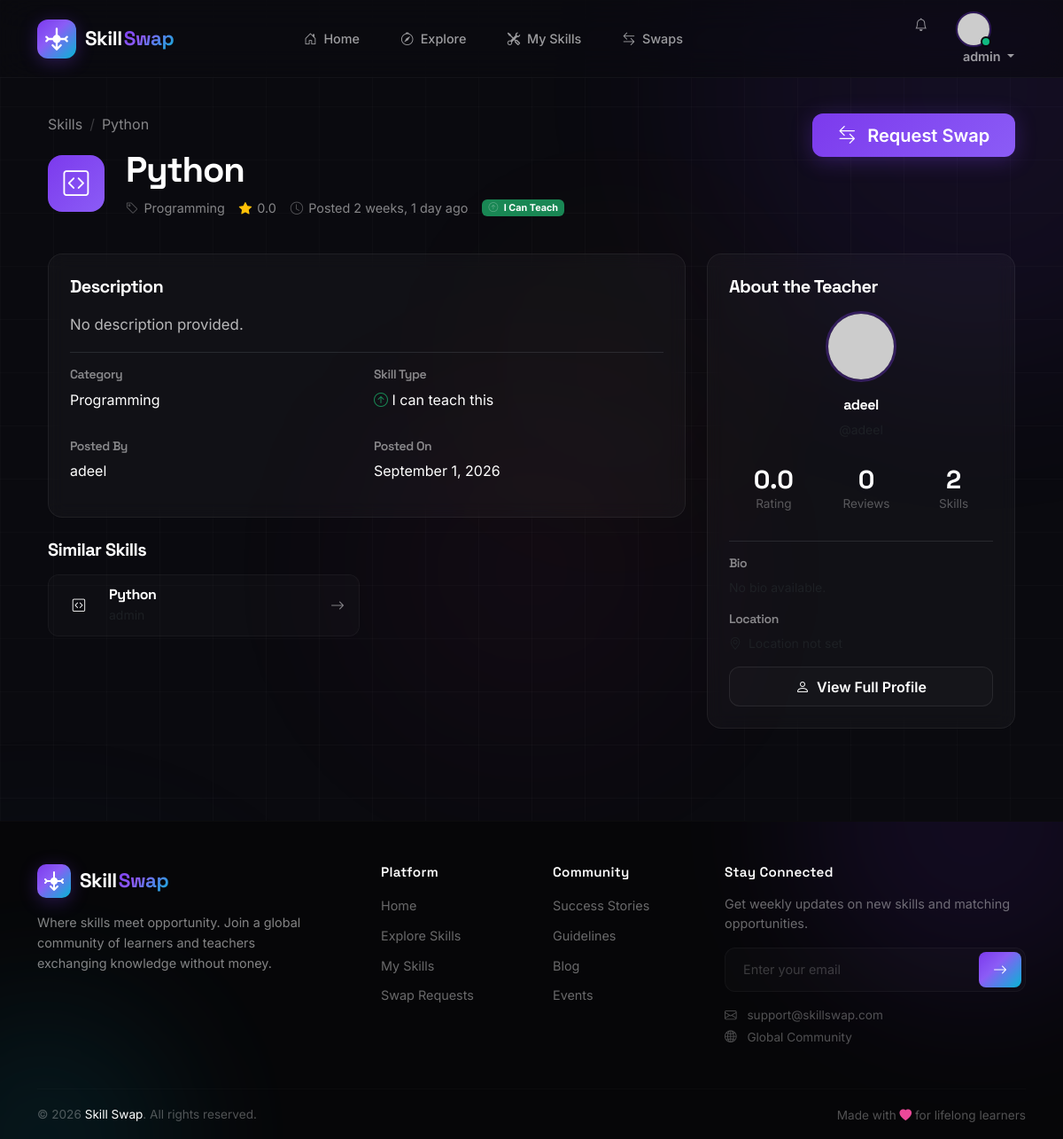
/2/ (signed in), run on an earlier commit of the app's database.
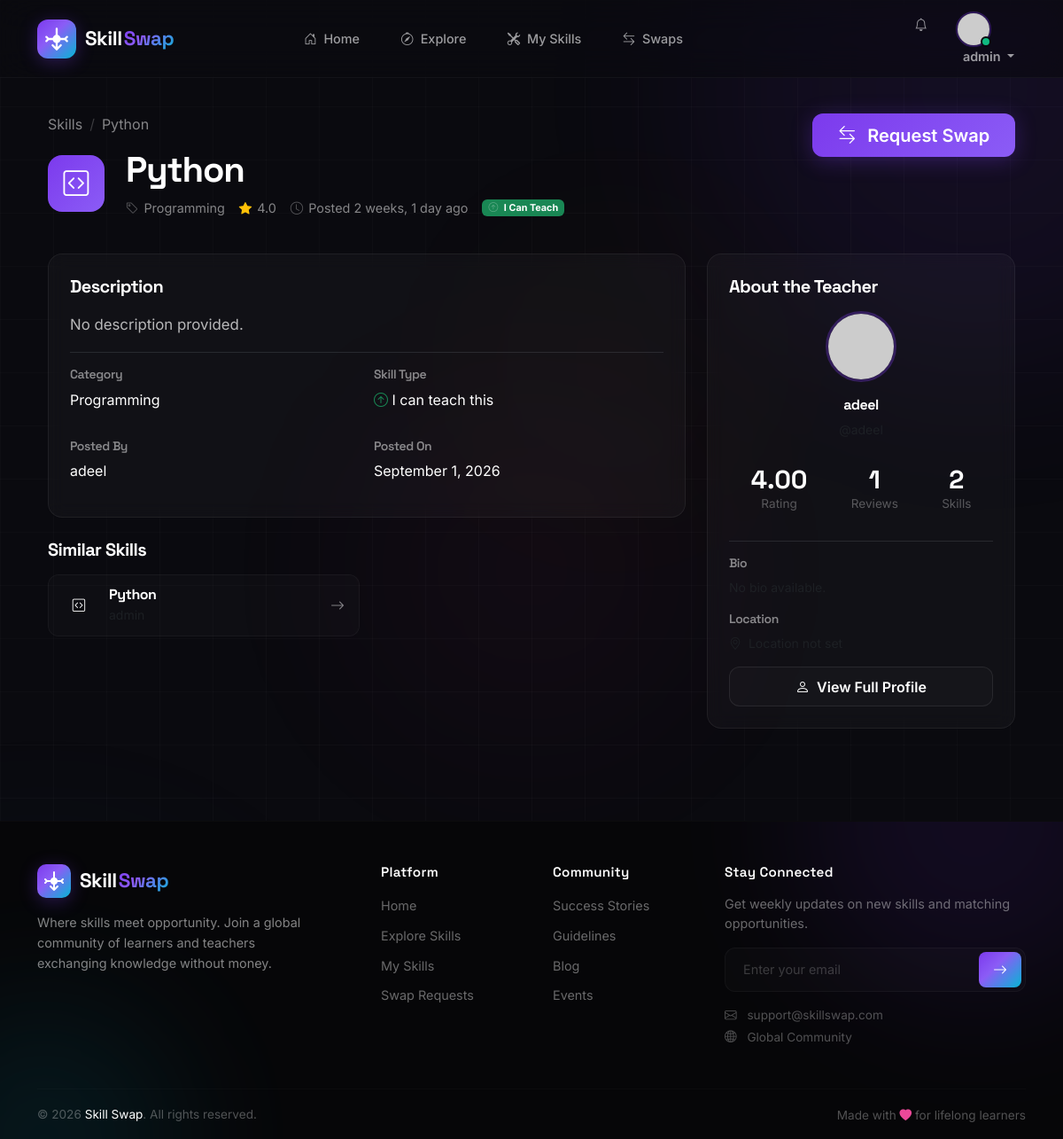
And on a later commit of the database.
### skills/models.py (models this page shows, shortened)
class Skill(models.Model):
    SKILL_TYPES = [
        ('offer', 'I can teach this'),
        ('want', 'I want to learn this'),
    ]
    CATEGORY_CHOICES = [
        ('programming', 'Programming'),
        ('design', 'Design'),
        ('music', 'Music'),
        ('arts', 'Arts'),
        ('language', 'Language'),
        ('business', 'Business'),
        ('fitness', 'Fitness'),
        ('other', 'Other'),
    ]
    user = models.ForeignKey(User, on_delete=models.CASCADE, related_name='skills')
    name = models.CharField(max_length=100)
    category = models.CharField(max_length=50, choices=CATEGORY_CHOICES)
    skill_type = models.CharField(max_length=10, choices=SKILL_TYPES)
    description = models.TextField(max_length=500, blank=True)
    icon = models.CharField(max_length=50, default='bi bi-tools')
    color = models.CharField(max_length=100, default='linear-gradient(135deg, #7c3aed, #8b5cf6)')
    created_at = models.DateTimeField(auto_now_add=True)
    updated_at = models.DateTimeField(auto_now=True)

### accounts/models.py (models this page shows, shortened)
class Profile(models.Model):
    user = models.OneToOneField(User, on_delete=models.CASCADE, related_name='profile')
    avatar = models.ImageField(upload_to='avatars/', null=True, blank=True)
    bio = models.TextField(max_length=500, null=True, blank=True)
    location = models.CharField(max_length=100, null=True, blank=True)
    rating = models.DecimalField(max_digits=3, decimal_places=2, default=0.00)  # Correct field name
    reviews_count = models.IntegerField(default=0)
    is_online = models.BooleanField(default=False)
    created_at = models.DateTimeField(auto_now_add=True)
    updated_at = models.DateTimeField(auto_now=True)

### skills/views.py (the view)
# urls.py: path('<int:pk>/', views.skill_detail, name='skill_detail'),
def skill_detail(request, pk):
    skill = get_object_or_404(Skill.objects.select_related('user', 'user__profile'), pk=pk)
    similar_skills = Skill.objects.filter(
        category=skill.category
    ).exclude(
        id=skill.id
    ).select_related('user')[:4]
    context = {
        'skill': skill,
        'similar_skills': similar_skills,
    }
    return render(request, 'skills/skill_detail.html', context)

### swap/context_processors.py (called while the page is built)
def notification_counts(request):
    if not request.user.is_authenticated:
        return {}
    from .models import Notification, SwapRequest, Message
    return {
        'unread_swap_requests': SwapRequest.objects.filter(recipient=request.user, status='pending').count(),
        'unread_notifications': Notification.objects.filter(user=request.user, is_read=False).count(),
        'unread_messages': Message.objects.filter(recipient=request.user, is_read=False).count(),
    }

### templates/skills/skill_detail.html (shortened to what the changed rows need)
{% extends 'base.html' %}
{% load static %}
{% block content %}
<section class="skill-detail-header py-4">
    <div class="container">
        <div class="row">
            <div class="col-lg-8">
                <nav aria-label="breadcrumb">
                    <ol class="breadcrumb">
                        <li class="breadcrumb-item"><a href="{% url 'skill_list' %}" class="text-decoration-none">Skills</a></li>
                        <li class="breadcrumb-item active text-white-50" aria-current="page">{{ skill.name }}</li>
                    </ol>
                </nav>
                <div class="skill-detail-title-wrapper">
                    <div>
                        <h1 class="skill-detail-title">{{ skill.name }}</h1>
                        <div class="skill-detail-meta d-flex flex-wrap gap-3 mt-2">
                            <span class="meta-item">
                                <i class="bi bi-tag"></i>
                                {{ skill.get_category_display|default:skill.category|title }}
                            </span>
                            <span class="meta-item">
                                <i class="bi bi-star-fill text-warning"></i>
                                {% with rating=skill.user.profile.rating|default:0 %}
                                {{ rating|floatformat:1 }}
                                {% endwith %}
                            </span>
                            <span class="meta-item">
                                <i class="bi bi-clock"></i>
                                Posted {{ skill.created_at|timesince }} ago
                            </span>
                            <span class="meta-item">
                                {% if skill.skill_type == 'offer' %}
                                <span class="badge bg-success">
                                </span>
                                {% else %}
                                <span class="badge bg-primary">
                                    <i class="bi bi-arrow-down-circle me-1"></i> I Want to Learn
                                </span>
                                {% endif %}
                            </span>
                        </div>
                    </div>
                </div>
            </div>
        </div>
    </div>
</section>
<section class="skill-detail-content py-3">
    <div class="container">
        <div class="row g-4">
            <div class="col-lg-8">
                <div class="glass p-4">
                    <h5 class="text-white mb-3">Description</h5>
                    <p class="skill-detail-description">
                        {{ skill.description|default:"No description provided." }}
                    </p>
                    <hr class="border-secondary">
                    <div class="row g-3">
                        <div class="col-md-6">
                            <h6 class="text-white-50 small fw-semibold">Category</h6>
                            <p class="text-white">{{ skill.get_category_display|default:skill.category|title }}</p>
                        </div>
                        <div class="col-md-6">
                        </div>
                        <div class="col-md-6">
                            <h6 class="text-white-50 small fw-semibold">Posted By</h6>
                            <p class="text-white">{{ skill.user.get_full_name|default:skill.user.username }}</p>
                        </div>
                        <div class="col-md-6">
                            <h6 class="text-white-50 small fw-semibold">Posted On</h6>
                            <p class="text-white">{{ skill.created_at|date:"F j, Y" }}</p>
                        </div>
                    </div>
                </div>
            </div>
            <div class="col-lg-4">
                <div class="glass p-4">
                    <h5 class="text-white mb-3">About the Teacher</h5>
                    <div class="text-center mb-3">
                        {% if skill.user.profile.avatar %}
                        <img src="{{ skill.user.profile.avatar.url }}"
                             alt="{{ skill.user.username }}"
                             class="teacher-profile-avatar">
                        {% else %}
                        <img src="https://ui-avatars.com/api/?name={{ skill.user.username|urlencode }}&background=7c3aed&color=fff&size=80&bold=true"
                             alt="{{ skill.user.username }}"
                             class="teacher-profile-avatar">
                        {% endif %}
                    </div>
                    <h6 class="text-white text-center">{{ skill.user.get_full_name|default:skill.user.username }}</h6>
                    <p class="text-center text-muted small">@{{ skill.user.username }}</p>
                    <div class="teacher-stats d-flex justify-content-around py-3">
                        <div class="text-center">
                            <div class="stat-number small">{{ skill.user.profile.rating|default:"0.0" }}</div>
                            <div class="stat-label small">Rating</div>
                        </div>
                        <div class="text-center">
                            <div class="stat-number small">{{ skill.user.profile.reviews_count|default:"0" }}</div>
                            <div class="stat-label small">Reviews</div>
                        </div>
                        <div class="text-center">
                            <div class="stat-number small">{{ skill.user.skills.count }}</div>
                            <div class="stat-label small">Skills</div>
                        </div>
                    </div>
                    <hr class="border-secondary">
                    <div class="teacher-bio">
                        <h6 class="text-white-50 small fw-semibold">Bio</h6>
                        <p class="text-muted small">
                        </p>
                    </div>
                    <div class="teacher-location mt-2">
                        <h6 class="text-white-50 small fw-semibold">Location</h6>
                        <p class="text-muted small">
                        </p>
                    </div>
                    <div class="mt-3">
                        <a href="{% url 'profile_detail' username=skill.user.username %}" class="btn btn-outline-glass w-100">
                        </a>
                    </div>
                </div>
            </div>
        </div>
    </div>
</section>
{% endblock %}

What changed in the data, as far as the page shows it:
changed through a linked row, Skill "No description provided.": user.profile.rating "0.0" → "4.00"; user.profile.reviews_count "0" → "1"
now on this page (row edited): Profile: rating "4.0"
Also different on the page:
{{ rating|floatformat:1 }}: "0.0" → (not shown)
